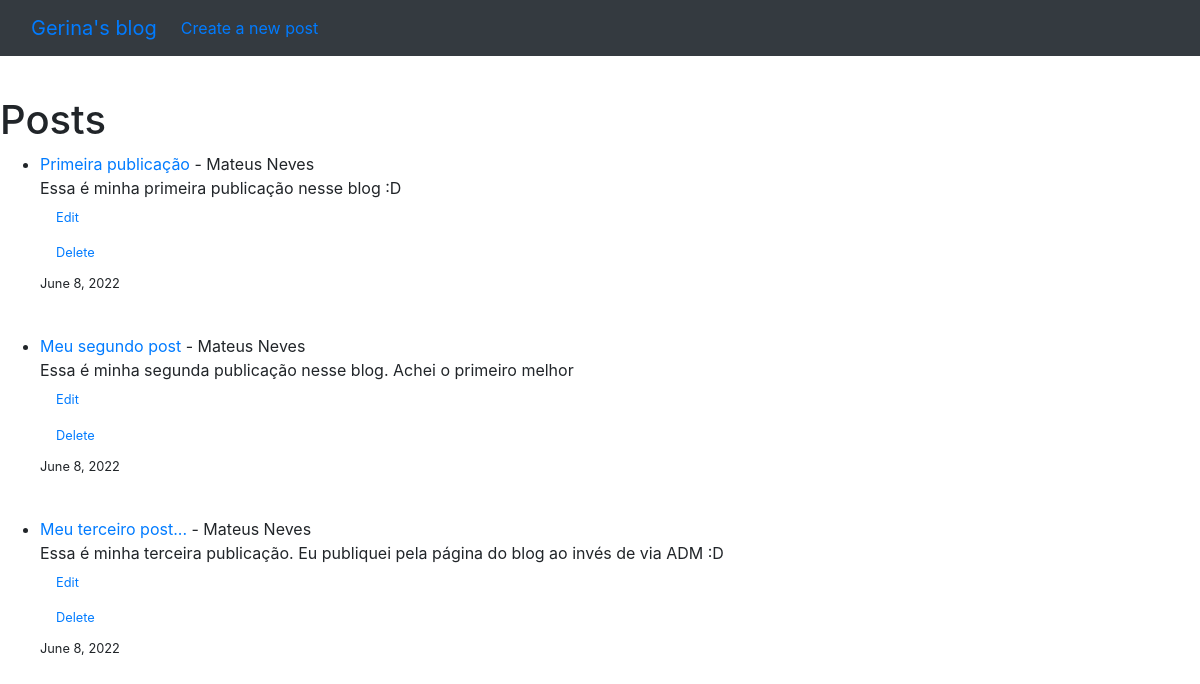
/, run on an earlier commit of the app's database.
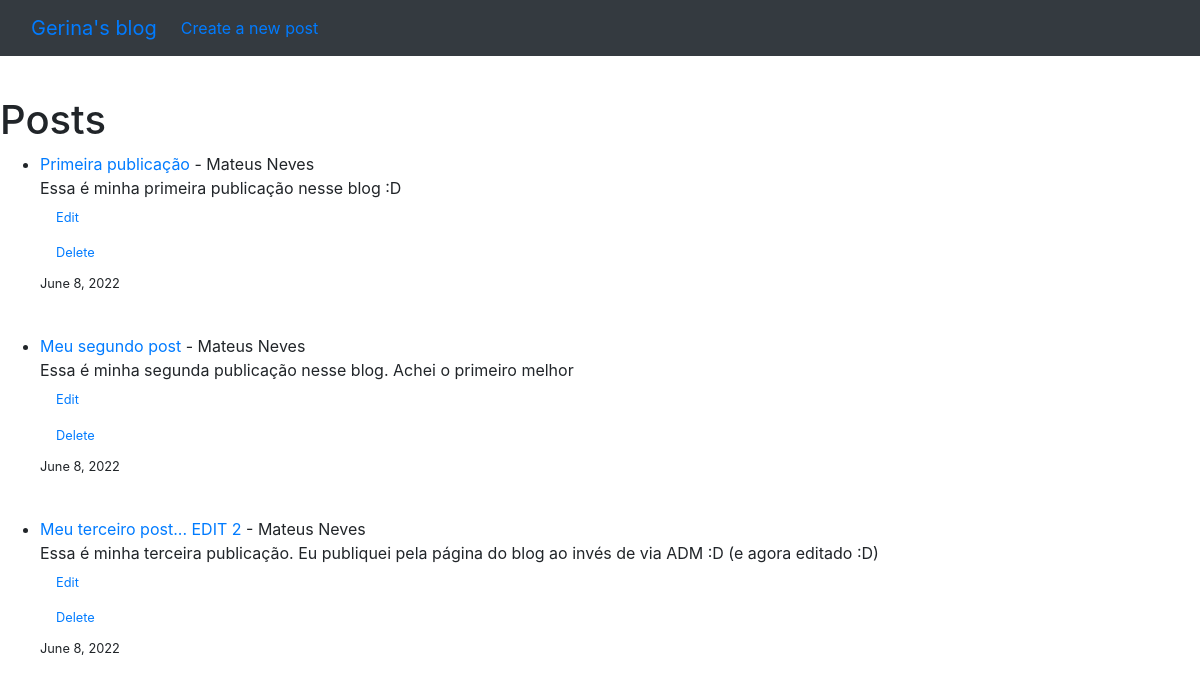
And on a later commit of the database.
### theblog/models.py (models this page shows, shortened)
class Post(models.Model):
    title = models.CharField(max_length=255)
    author = models.ForeignKey(User, on_delete=models.CASCADE)
    body = models.TextField()
    title_tag = models.CharField(max_length=255, default=title)
    post_date = models.DateField(auto_now_add=True)

### theblog/views.py (the view)
# urls.py: path('', HomeView.as_view(), name='home'),
class HomeView(ListView):
    model = Post
    template_name = 'home.html'
    ordering = ['-post_date']

### theblog/templates/home.html
   {% extends 'base.html'%}
    {% block content %}
<p>
   <h1>Posts </h1>
    <ul>
    {% for post in object_list %}
    <li>   <div class="table"><a href="{%url 'article-detail' post.pk%}">{{ post.title }} </a> - {{post.author.first_name}}
        {{ post.author.last_name }} <br>
        {{ post.body }}
        <small><a class="nav-link" href="{% url 'update_post' post.pk %}">Edit</a></small>
        <small><a class="nav-link" href="{% url 'delete_post' post.pk %}">Delete</a></small>
        <small>{{ post.post_date }}</small></div>
    </li>
        <br>
    {% endfor %}
    </ul>
</p>
    {%endblock%}

What changed in the data, as far as the page shows it:
changed Post: title "Meu terceiro post..." → "Meu terceiro post... EDIT 2"; body "Essa é minha terceira publicação. Eu publiquei pela página do blog ao invés de via ADM :D" → "Essa é minha terceira publicação. Eu publiquei pela página do blog ao invés de via ADM :D (e agora editado :D)"
